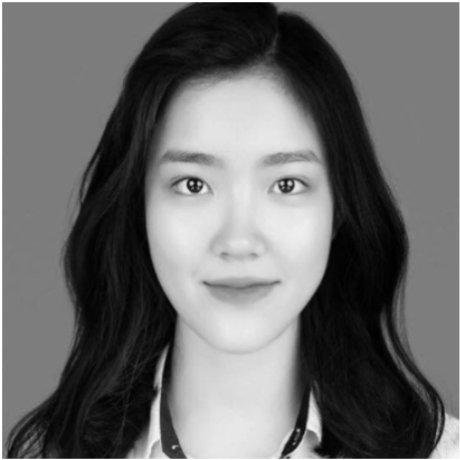
#> input picture HW2/ex2_images/ex21.png, 460 x 460 px
$ jupyter execute --allow-errors ex234.ipynb
#> lines starting #> are read from the running program, lines starting #| are printed output that depends on the picture
[cell 1]
import io
import ipywidgets as widgets
import matplotlib.pyplot as plt
import PIL.Image
import numpy as np
import urllib
from skimage.transform import resize
from matplotlib.image import imread
import os
from IPython.display import display
from skimage import io as io_url
import cv2
import numpy as np
from PIL import Image

[cell 2]
# Create image widgets
image3_spatial = widgets.Image(format='png', width=500, height=500, description='Spatial')
image3_freq    = widgets.Image(format='png', width=500, height=500, description='Frequency')
sidebyside     = widgets.HBox([image3_spatial, image3_freq])

# Create slider/select widgets
slider_inner   = widgets.FloatSlider(value=0,      min=0, max=1,      step=0.01, description='Inner radius')
slider_outer   = widgets.FloatSlider(value=1.44/2, min=0, max=1.44/2, step=0.01, description='Outer radius')

buf            = io.BytesIO()

#> (the rest of this cell did not finish here and is left out)

[cell 3]
def read_img(img_path, img_size=(512, 512)):
  """
    + Đọc ảnh
    + Chuyển thành grayscale
    + Thay đổi kích thước ảnh thành img_size
  """
#> called with img_path = './ex2_images/ex21.png', img_size = (512, 512)
  img = cv2.imread(img_path, 0)
#> img is the input picture: shape (460, 460); min 0, max 255, mean 107.1
  img = cv2.resize(img, img_size)
#> img: shape (512, 512)
#> call 2 of read_img, with img_path = './ex2_images/ex22.png', img_size = (512, 512)
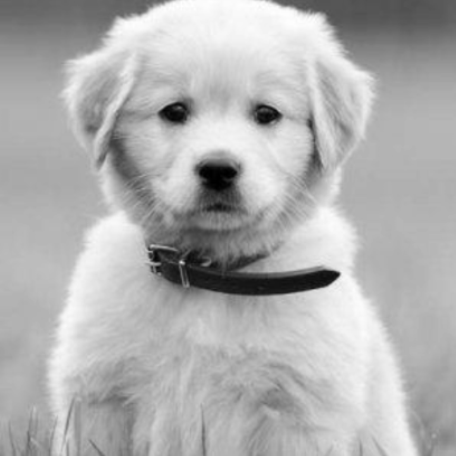
#> input picture HW2/ex2_images/ex22.png, 456 x 456 px
#> in read_img, img is the input picture: shape (456, 456); min 0, max 255, mean 176.2
  return img


def create_hybrid_img(img1, img2, r):
    """
    Create hydrid image
    Params:
    img1: numpy image 1
    img2: numpy image 2
    r: radius that defines the filled circle of frequency of image 1. Refer to the homework title to know more.
    """
#> called with r = 14
    # You need to implement the function
    fft1 = np.fft.fft2(img1)
    fft2 = np.fft.fft2(img2)
    fft1 = np.fft.fftshift(fft1)
    fft2 = np.fft.fftshift(fft2)
    cy, cx = img1.shape[0] // 2, img1.shape[1] // 2
#> cy = 256; cx = 256
    mask = np.fromfunction(lambda i, j: ((i-cy)**2 + (j-cx)**2) ** 0.5, img1.shape) <= r
    masked_img = (fft1 * mask + fft2 * (1 - mask))
    shifted_masked_img = np.fft.ifftshift(masked_img)
    hybrid_img = np.abs(np.fft.ifft2(shifted_masked_img))
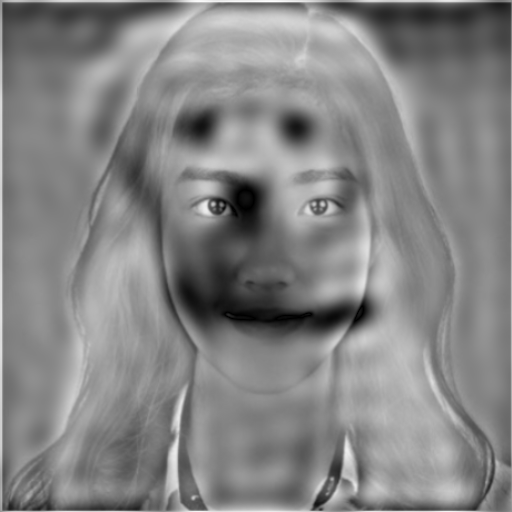
#> hybrid_img: shape (512, 512) float64; min 0.00369, max 338.6, mean 176.1; drawn with min black and max white
    hybrid_img = 255*hybrid_img/(hybrid_img.max()+0.0001)
    return hybrid_img.astype(np.uint8)
